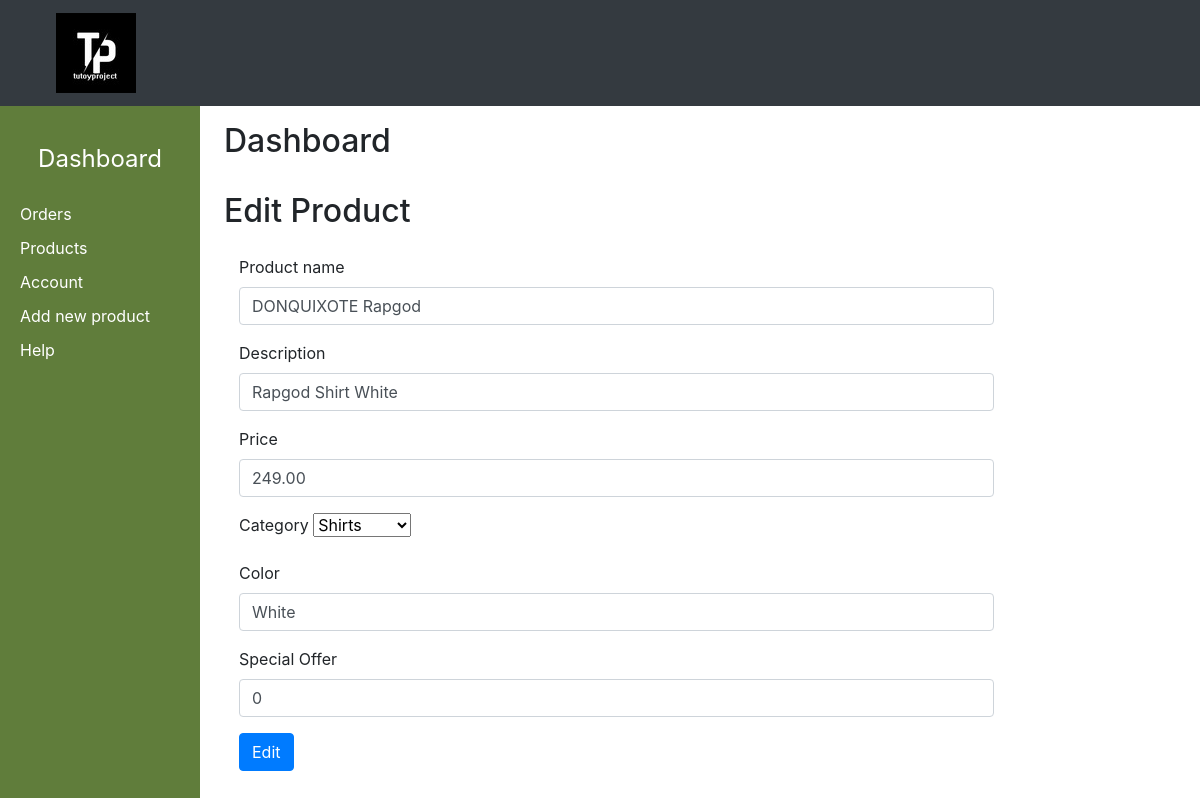
The page /admin/edit_products.php?product_id=1 on the database its author committed.
### tables this page shows
CREATE TABLE `products` (
  `product_id` int(11) NOT NULL,
  `product_name` varchar(100) NOT NULL,
  `product_category` varchar(100) NOT NULL,
  `product_description` varchar(255) NOT NULL,
  `product_image` varchar(255) NOT NULL,
  `product_image2` varchar(255) NOT NULL,
  `product_image3` varchar(255) NOT NULL,
  `product_image4` varchar(255) NOT NULL,
  `product_price` decimal(6,2) NOT NULL,
  `product_special_offer` int(2) NOT NULL,
  `product_color` varchar(100) NOT NULL
);

### admin/edit_products.php (the view, shortened to what this page needs)
<?php include('header.php');?>
<?php include('sidemenu.php');?>
<?php
 if(isset($_GET['product_id'])){
$product_id = $_GET['product_id'];
$stmt = $conn->prepare("SELECT * FROM products WHERE product_id=?");
$stmt->bind_param("i", $product_id);
$stmt->execute();
$products = $stmt->get_result();
}else{
    header('location: products.php');
    exit;
}
?>
<div class="container-fluid">
    <div class="row" style="min-height: 1000px" >
    <main class="col-md-9 ms-sm-auto col-lg-10 px-md-4">
        <div class="d-flex justify-content-betwee flex-wrap flex-md-nowrap align-items-center pt-3 pb-2 mb-3">
            <h1 class="h2">Dashboard</h1>
        </div>
        <h2>Edit Product</h2>
        <div class="table-responsive">
            <div class="mx-auto container">
                <form id="edit-form" method="POST" action="edit_products.php">
                    <div class="form-group mt-2">
                    <?php foreach($products as $product){ ?>
                        <label>Product name</label>
                        <input type="text" class="form-control" id="product-name" value="<?php echo $product['product_name']; ?>" name="title" placeholder="Title" >
                    </div>
                    <div class="form-group mt-2">
                        <label>Description</label>
                        <input type="text" class="form-control" id="product-desc" value="<?php echo $product['product_description']; ?>" name="description" placeholder="Product Description" >
                    </div>
                    <div class="form-group mt-2">
                        <label>Price</label>
                        <input type="text" class="form-control" id="product-price" value="<?php echo $product['product_price']; ?>" name="price" placeholder="Product Price">
                    </div>
                    <div class="form-group mt-2">
                        <label>Category</label>
                       <select class="form-select" required name="category">
                        <option value="shirts">Shirts</option>
                       </select>
                    </div>
                    <div class="form-group mt-2">
                        <label>Color</label>
                        <input type="text" class="form-control" value="<?php echo $product['product_color']; ?>" id="product-color" name="color" placeholder="Product Color">
                    </div>
                    <div class="form-group mt-2">
                        <label>Special Offer</label>
                        <input type="text" class="form-control" value="<?php echo $product['product_special_offer']; ?>" id="product-offer" name="offer" placeholder="Product Special Offer">
                    </div>
                        <?php }?>
                    <div class="form-group mt-3">
                        <input type="submit" class="btn btn-primary" name="edit_btn" value="Edit">
                    </div>
                </form>
            </div>
        </div>
    </main>
    </div>
</div>

### admin/header.php (style rules this page uses)
body { display: flex; min-height: 100vh; flex-direction: column; }

### admin/sidemenu.php (style rules this page uses)
body { display: flex; min-height: 100vh; flex-direction: column; }

### rows shown on the page
products: title "DONQUIXOTE Rapgod", description "Rapgod Shirt White", price "249.00", color "White", offer "0"
